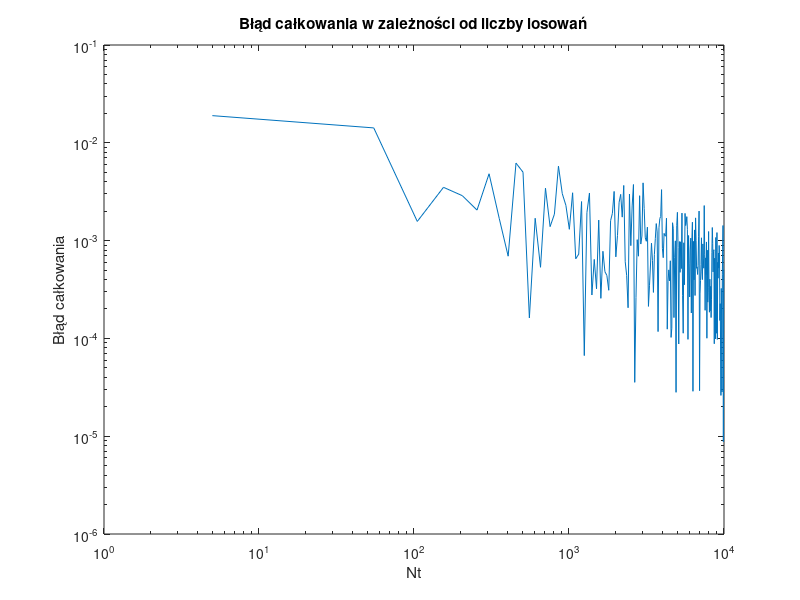

Recreate this plot in MATLAB.
function [integration_error, Nt, ft_5, xr, yr, yrmax] = zadanie4()
% Numeryczne całkowanie metodą Monte Carlo.
%
%   integration_error - wektor wierszowy. Każdy element integration_error(1,i)
%       zawiera błąd całkowania obliczony dla liczby losowań równej Nt(1,i).
%       Zakładając, że obliczona wartość całki dla Nt(1,i) próbek wynosi
%       integration_result, błąd jest definiowany jako:
%       integration_error(1,i) = abs(integration_result - reference_value),
%       gdzie reference_value to wartość referencyjna całki.
%
%   Nt - wektor wierszowy zawierający liczby losowań, dla których obliczano
%       wektor błędów całkowania integration_error.
%
%   ft_5 - gęstość funkcji prawdopodobieństwa dla n=5
%
%   [xr, yr] - tablice komórkowe zawierające informacje o wylosowanych punktach.
%       Tablice te mają rozmiar [1, length(Nt)]. W komórkach xr{1,i} oraz yr{1,i}
%       zawarte są współrzędne x oraz y wszystkich punktów zastosowanych
%       do obliczenia całki przy losowaniu Nt(1,i) punktów.
%
%   yrmax - maksymalna dopuszczalna wartość współrzędnej y losowanych punktów

reference_value = 0.0473612919396179; % wartość referencyjna całki
Nt = 5:50:10^4;
integration_error = [];
xr = cell(1, length(Nt));
yr = cell(1, length(Nt));
for i = 1:length(Nt)
    [integration_result, xr{i}, yr{i}, yrmax] = integral_mcarlo(@f, Nt(i));
    integration_error(i) = abs(integration_result - reference_value);
end

ft_5 = f(5);

% plot results
figure;
loglog(Nt, integration_error);
xlabel('Nt');
ylabel('Błąd całkowania');
title('Błąd całkowania w zależności od liczby losowań');
end

function d = f(t)
sig = 3;
u = 10;
d = 1/(sig*sqrt(2*pi)) * exp(-((t-u).^2)/(2*sig^2));
end

function [res, xr, yr, yrmax] = integral_mcarlo (f, N)
a = 0;
b = 5;
yrmax = f(5);
xr = rand(1, N)*(b-a);
yr = rand(1, N)*yrmax;
res = 0;
for i = 1:N
    if yr(i) <= f(xr(i))
        res = res + 1;
    end
end
res = res/N * (b-a) * yrmax;
end
